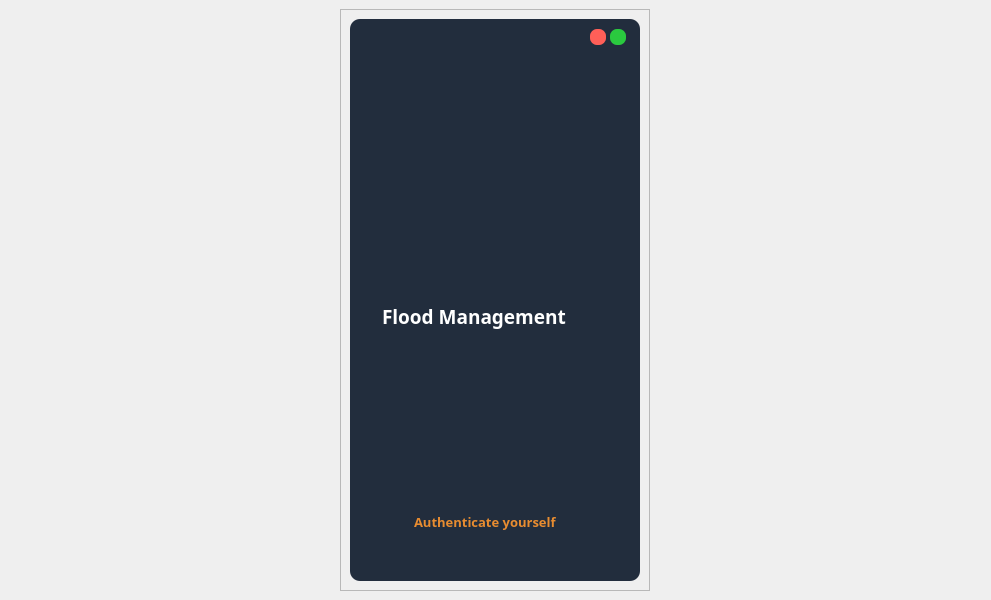
<?xml version="1.0" encoding="UTF-8"?>
<ui version="4.0">
 <class>MainWindow</class>
 <widget class="QMainWindow" name="MainWindow">
  <property name="geometry">
   <rect>
    <x>0</x>
    <y>0</y>
    <width>991</width>
    <height>600</height>
   </rect>
  </property>
  <property name="windowTitle">
   <string>MainWindow</string>
  </property>
  <widget class="QWidget" name="centralwidget">
   <layout class="QHBoxLayout" name="horizontalLayout">
    <item>
     <widget class="QFrame" name="login_slider">
      <property name="minimumSize">
       <size>
        <width>300</width>
        <height>0</height>
       </size>
      </property>
      <property name="maximumSize">
       <size>
        <width>310</width>
        <height>16777215</height>
       </size>
      </property>
      <property name="styleSheet">
       <string notr="true">background-color: None;</string>
      </property>
      <property name="frameShape">
       <enum>QFrame::StyledPanel</enum>
      </property>
      <property name="frameShadow">
       <enum>QFrame::Raised</enum>
      </property>
      <layout class="QHBoxLayout" name="horizontalLayout_2">
       <property name="spacing">
        <number>0</number>
       </property>
       <item>
        <widget class="QFrame" name="name_holder">
         <property name="minimumSize">
          <size>
           <width>290</width>
           <height>0</height>
          </size>
         </property>
         <property name="styleSheet">
          <string notr="true">background-color: rgb(34, 45, 61);

border-radius: 10px;






</string>
         </property>
         <property name="frameShape">
          <enum>QFrame::StyledPanel</enum>
         </property>
         <property name="frameShadow">
          <enum>QFrame::Raised</enum>
         </property>
         <widget class="QPlainTextEdit" name="plainTextEdit_3">
          <property name="geometry">
           <rect>
            <x>28</x>
            <y>280</y>
            <width>251</width>
            <height>41</height>
           </rect>
          </property>
          <property name="font">
           <font>
            <family>Century Gothic</family>
            <pointsize>14</pointsize>
            <weight>75</weight>
            <bold>true</bold>
           </font>
          </property>
          <property name="acceptDrops">
           <bool>false</bool>
          </property>
          <property name="styleSheet">
           <string notr="true">color: rgb(255, 255, 255);
background-color: rgba(255, 255, 255,0);</string>
          </property>
          <property name="readOnly">
           <bool>true</bool>
          </property>
          <property name="plainText">
           <string>Flood Management</string>
          </property>
         </widget>
         <widget class="QPlainTextEdit" name="plainTextEdit_4">
          <property name="geometry">
           <rect>
            <x>60</x>
            <y>490</y>
            <width>211</width>
            <height>41</height>
           </rect>
          </property>
          <property name="font">
           <font>
            <family>Century Gothic</family>
            <pointsize>10</pointsize>
            <weight>75</weight>
            <bold>true</bold>
           </font>
          </property>
          <property name="styleSheet">
           <string notr="true">

color: rgb(232, 140, 48);
background-color: rgba(255, 255, 255,0);</string>
          </property>
          <property name="readOnly">
           <bool>true</bool>
          </property>
          <property name="plainText">
           <string>Authenticate yourself</string>
          </property>
         </widget>
         <widget class="QPushButton" name="pushButton_3">
          <property name="geometry">
           <rect>
            <x>70</x>
            <y>380</y>
            <width>151</width>
            <height>111</height>
           </rect>
          </property>
          <property name="styleSheet">
           <string notr="true">QPushButton{
	image: url(:/prefix/icons/500-fingerprint-security-outline.png);
background-color:rgba(255,255,255,0);
	image: url(:/prefix/icons/500-fingerprint-security-outline.png);
}
</string>
          </property>
          <property name="text">
           <string/>
          </property>
          <property name="icon">
           <iconset>
            <normaloff>:/icons/500-fingerprint-security-outline.png</normaloff>:/icons/500-fingerprint-security-outline.png</iconset>
          </property>
          <property name="iconSize">
           <size>
            <width>120</width>
            <height>120</height>
           </size>
          </property>
         </widget>
         <widget class="QFrame" name="frame_2">
          <property name="geometry">
           <rect>
            <x>-10</x>
            <y>40</y>
            <width>301</width>
            <height>261</height>
           </rect>
          </property>
          <property name="styleSheet">
           <string notr="true">image: url(:/prefix/icons/403-museum-authority-outline.svg);

background-color: rgba(255, 255, 255, 0);</string>
          </property>
          <property name="frameShape">
           <enum>QFrame::StyledPanel</enum>
          </property>
          <property name="frameShadow">
           <enum>QFrame::Raised</enum>
          </property>
         </widget>
         <widget class="QPushButton" name="Minimize">
          <property name="geometry">
           <rect>
            <x>240</x>
            <y>10</y>
            <width>16</width>
            <height>16</height>
           </rect>
          </property>
          <property name="styleSheet">
           <string notr="true">QPushButton{
border-radius: 7px;
background-color: rgb(255, 95, 88);
}

QPushButton:hover{
	background-color: rgb(136, 47, 232);

}</string>
          </property>
          <property name="text">
           <string/>
          </property>
         </widget>
         <widget class="QPushButton" name="Close">
          <property name="geometry">
           <rect>
            <x>260</x>
            <y>10</y>
            <width>16</width>
            <height>16</height>
           </rect>
          </property>
          <property name="styleSheet">
           <string notr="true">QPushButton{
border-radius: 7px;
background-color: rgb(42, 201, 63);
}
QPushButton:hover{
	background-color: rgb(136, 47, 232);

}
</string>
          </property>
          <property name="text">
           <string/>
          </property>
         </widget>
        </widget>
       </item>
       <item>
        <widget class="QFrame" name="login_form">
         <property name="maximumSize">
          <size>
           <width>16777215</width>
           <height>500</height>
          </size>
         </property>
         <property name="styleSheet">
          <string notr="true">background-color: rgb(67, 82, 104);

border-radius:10px;</string>
         </property>
         <property name="frameShape">
          <enum>QFrame::StyledPanel</enum>
         </property>
         <property name="frameShadow">
          <enum>QFrame::Raised</enum>
         </property>
         <widget class="QLineEdit" name="username">
          <property name="geometry">
           <rect>
            <x>30</x>
            <y>250</y>
            <width>221</width>
            <height>41</height>
           </rect>
          </property>
          <property name="palette">
           <palette>
            <active>
             <colorrole role="WindowText">
              <brush brushstyle="SolidPattern">
               <color alpha="100">
                <red>255</red>
                <green>255</green>
                <blue>255</blue>
               </color>
              </brush>
             </colorrole>
             <colorrole role="Button">
              <brush brushstyle="SolidPattern">
               <color alpha="0">
                <red>255</red>
                <green>255</green>
                <blue>255</blue>
               </color>
              </brush>
             </colorrole>
             <colorrole role="Light">
              <brush brushstyle="SolidPattern">
               <color alpha="255">
                <red>255</red>
                <green>255</green>
                <blue>255</blue>
               </color>
              </brush>
             </colorrole>
             <colorrole role="Text">
              <brush brushstyle="SolidPattern">
               <color alpha="100">
                <red>255</red>
                <green>255</green>
                <blue>255</blue>
               </color>
              </brush>
             </colorrole>
             <colorrole role="ButtonText">
              <brush brushstyle="SolidPattern">
               <color alpha="100">
                <red>255</red>
                <green>255</green>
                <blue>255</blue>
               </color>
              </brush>
             </colorrole>
             <colorrole role="Base">
              <brush brushstyle="SolidPattern">
               <color alpha="0">
                <red>255</red>
                <green>255</green>
                <blue>255</blue>
               </color>
              </brush>
             </colorrole>
             <colorrole role="Window">
              <brush brushstyle="SolidPattern">
               <color alpha="0">
                <red>255</red>
                <green>255</green>
                <blue>255</blue>
               </color>
              </brush>
             </colorrole>
             <colorrole role="PlaceholderText">
              <brush brushstyle="SolidPattern">
               <color alpha="200">
                <red>255</red>
                <green>255</green>
                <blue>255</blue>
               </color>
              </brush>
             </colorrole>
            </active>
            <inactive>
             <colorrole role="WindowText">
              <brush brushstyle="SolidPattern">
               <color alpha="100">
                <red>255</red>
                <green>255</green>
                <blue>255</blue>
               </color>
              </brush>
             </colorrole>
             <colorrole role="Button">
              <brush brushstyle="SolidPattern">
               <color alpha="0">
                <red>255</red>
                <green>255</green>
                <blue>255</blue>
               </color>
              </brush>
             </colorrole>
             <colorrole role="Light">
              <brush brushstyle="SolidPattern">
               <color alpha="255">
                <red>255</red>
                <green>255</green>
                <blue>255</blue>
               </color>
              </brush>
             </colorrole>
             <colorrole role="Text">
              <brush brushstyle="SolidPattern">
               <color alpha="100">
                <red>255</red>
                <green>255</green>
                <blue>255</blue>
               </color>
              </brush>
             </colorrole>
             <colorrole role="ButtonText">
              <brush brushstyle="SolidPattern">
               <color alpha="100">
                <red>255</red>
                <green>255</green>
                <blue>255</blue>
               </color>
              </brush>
             </colorrole>
             <colorrole role="Base">
              <brush brushstyle="SolidPattern">
               <color alpha="0">
                <red>255</red>
                <green>255</green>
                <blue>255</blue>
               </color>
              </brush>
             </colorrole>
             <colorrole role="Window">
              <brush brushstyle="SolidPattern">
               <color alpha="0">
                <red>255</red>
                <green>255</green>
                <blue>255</blue>
               </color>
              </brush>
             </colorrole>
             <colorrole role="PlaceholderText">
              <brush brushstyle="SolidPattern">
               <color alpha="128">
                <red>0</red>
                <green>0</green>
                <blue>0</blue>
               </color>
              </brush>
             </colorrole>
            </inactive>
            <disabled>
             <colorrole role="WindowText">
              <brush brushstyle="SolidPattern">
               <color alpha="100">
                <red>255</red>
                <green>255</green>
                <blue>255</blue>
               </color>
              </brush>
             </colorrole>
             <colorrole role="Button">
              <brush brushstyle="SolidPattern">
               <color alpha="0">
                <red>255</red>
                <green>255</green>
                <blue>255</blue>
               </color>
              </brush>
             </colorrole>
             <colorrole role="Light">
              <brush brushstyle="SolidPattern">
               <color alpha="255">
                <red>255</red>
                <green>255</green>
                <blue>255</blue>
               </color>
              </brush>
             </colorrole>
             <colorrole role="Text">
              <brush brushstyle="SolidPattern">
               <color alpha="100">
                <red>255</red>
                <green>255</green>
                <blue>255</blue>
               </color>
              </brush>
             </colorrole>
             <colorrole role="ButtonText">
              <brush brushstyle="SolidPattern">
               <color alpha="100">
                <red>255</red>
                <green>255</green>
                <blue>255</blue>
               </color>
              </brush>
             </colorrole>
             <colorrole role="Base">
              <brush brushstyle="SolidPattern">
               <color alpha="0">
                <red>255</red>
                <green>255</green>
                <blue>255</blue>
               </color>
              </brush>
             </colorrole>
             <colorrole role="Window">
              <brush brushstyle="SolidPattern">
               <color alpha="0">
                <red>255</red>
                <green>255</green>
                <blue>255</blue>
               </color>
              </brush>
             </colorrole>
             <colorrole role="PlaceholderText">
              <brush brushstyle="SolidPattern">
               <color alpha="128">
                <red>0</red>
                <green>0</green>
                <blue>0</blue>
               </color>
              </brush>
             </colorrole>
            </disabled>
           </palette>
          </property>
          <property name="font">
           <font>
            <family>Georgia</family>
            <pointsize>12</pointsize>
            <weight>50</weight>
            <bold>false</bold>
            <kerning>true</kerning>
           </font>
          </property>
          <property name="styleSheet">
           <string notr="true">
QLineEdit
{
background-color: rgba(255, 255, 255, 0);
border: 1px solid rgba(0,0,0,0);
border-bottom-color: rgb(160, 197, 248);

color: rgba(255,255,255,100);
padding-bottom: 7px;

}

QLineEdit:hover
{
background-color: rgba(163, 163, 163, 50);

}
</string>
          </property>
          <property name="text">
           <string/>
          </property>
          <property name="echoMode">
           <enum>QLineEdit::Normal</enum>
          </property>
          <property name="alignment">
           <set>Qt::AlignBottom|Qt::AlignLeading|Qt::AlignLeft</set>
          </property>
          <property name="placeholderText">
           <string>Username</string>
          </property>
         </widget>
         <widget class="QPushButton" name="pushButton_2">
          <property name="geometry">
           <rect>
            <x>30</x>
            <y>430</y>
            <width>221</width>
            <height>40</height>
           </rect>
          </property>
          <property name="palette">
           <palette>
            <active>
             <colorrole role="Button">
              <brush brushstyle="SolidPattern">
               <color alpha="255">
                <red>34</red>
                <green>45</green>
                <blue>61</blue>
               </color>
              </brush>
             </colorrole>
             <colorrole role="ButtonText">
              <brush brushstyle="SolidPattern">
               <color alpha="255">
                <red>255</red>
                <green>255</green>
                <blue>255</blue>
               </color>
              </brush>
             </colorrole>
             <colorrole role="Base">
              <brush brushstyle="SolidPattern">
               <color alpha="255">
                <red>34</red>
                <green>45</green>
                <blue>61</blue>
               </color>
              </brush>
             </colorrole>
             <colorrole role="Window">
              <brush brushstyle="SolidPattern">
               <color alpha="255">
                <red>34</red>
                <green>45</green>
                <blue>61</blue>
               </color>
              </brush>
             </colorrole>
            </active>
            <inactive>
             <colorrole role="Button">
              <brush brushstyle="SolidPattern">
               <color alpha="255">
                <red>34</red>
                <green>45</green>
                <blue>61</blue>
               </color>
              </brush>
             </colorrole>
             <colorrole role="ButtonText">
              <brush brushstyle="SolidPattern">
               <color alpha="255">
                <red>255</red>
                <green>255</green>
                <blue>255</blue>
               </color>
              </brush>
             </colorrole>
             <colorrole role="Base">
              <brush brushstyle="SolidPattern">
               <color alpha="255">
                <red>34</red>
                <green>45</green>
                <blue>61</blue>
               </color>
              </brush>
             </colorrole>
             <colorrole role="Window">
              <brush brushstyle="SolidPattern">
               <color alpha="255">
                <red>34</red>
                <green>45</green>
                <blue>61</blue>
               </color>
              </brush>
             </colorrole>
            </inactive>
            <disabled>
             <colorrole role="Button">
              <brush brushstyle="SolidPattern">
               <color alpha="255">
                <red>34</red>
                <green>45</green>
                <blue>61</blue>
               </color>
              </brush>
             </colorrole>
             <colorrole role="ButtonText">
              <brush brushstyle="SolidPattern">
               <color alpha="255">
                <red>120</red>
                <green>120</green>
                <blue>120</blue>
               </color>
              </brush>
             </colorrole>
             <colorrole role="Base">
              <brush brushstyle="SolidPattern">
               <color alpha="255">
                <red>34</red>
                <green>45</green>
                <blue>61</blue>
               </color>
              </brush>
             </colorrole>
             <colorrole role="Window">
              <brush brushstyle="SolidPattern">
               <color alpha="255">
                <red>34</red>
                <green>45</green>
                <blue>61</blue>
               </color>
              </brush>
             </colorrole>
            </disabled>
           </palette>
          </property>
          <property name="font">
           <font>
            <family>Century Gothic</family>
            <pointsize>10</pointsize>
            <weight>75</weight>
            <bold>true</bold>
           </font>
          </property>
          <property name="styleSheet">
           <string notr="true">
QPushButton
{
	background-color: rgb(34, 45, 61);



}

QPushButton:hover
{
color: rgb(255,255,255);
	
	background-color: rgb(232, 140, 48);



border:2px solid rgba(0,0,0,50);

}
</string>
          </property>
          <property name="text">
           <string>LOGIN</string>
          </property>
         </widget>
         <widget class="QFrame" name="frame">
          <property name="geometry">
           <rect>
            <x>0</x>
            <y>10</y>
            <width>271</width>
            <height>181</height>
           </rect>
          </property>
          <property name="styleSheet">
           <string notr="true">image: url(:/prefix/icons/21-avatar-outline.png);
</string>
          </property>
          <property name="frameShape">
           <enum>QFrame::StyledPanel</enum>
          </property>
          <property name="frameShadow">
           <enum>QFrame::Raised</enum>
          </property>
         </widget>
         <widget class="QPlainTextEdit" name="plainTextEdit_2">
          <property name="geometry">
           <rect>
            <x>50</x>
            <y>180</y>
            <width>221</width>
            <height>41</height>
           </rect>
          </property>
          <property name="font">
           <font>
            <family>Century Gothic</family>
            <pointsize>12</pointsize>
            <weight>75</weight>
            <bold>true</bold>
           </font>
          </property>
          <property name="styleSheet">
           <string notr="true">
color: rgb(255, 255, 255);
background-color: rgba(255, 255, 255,0);</string>
          </property>
          <property name="plainText">
           <string>Authentication Hub</string>
          </property>
         </widget>
         <widget class="QLineEdit" name="password">
          <property name="geometry">
           <rect>
            <x>30</x>
            <y>330</y>
            <width>221</width>
            <height>41</height>
           </rect>
          </property>
          <property name="palette">
           <palette>
            <active>
             <colorrole role="WindowText">
              <brush brushstyle="SolidPattern">
               <color alpha="100">
                <red>255</red>
                <green>255</green>
                <blue>255</blue>
               </color>
              </brush>
             </colorrole>
             <colorrole role="Button">
              <brush brushstyle="SolidPattern">
               <color alpha="0">
                <red>255</red>
                <green>255</green>
                <blue>255</blue>
               </color>
              </brush>
             </colorrole>
             <colorrole role="Light">
              <brush brushstyle="SolidPattern">
               <color alpha="255">
                <red>255</red>
                <green>255</green>
                <blue>255</blue>
               </color>
              </brush>
             </colorrole>
             <colorrole role="Text">
              <brush brushstyle="SolidPattern">
               <color alpha="100">
                <red>255</red>
                <green>255</green>
                <blue>255</blue>
               </color>
              </brush>
             </colorrole>
             <colorrole role="ButtonText">
              <brush brushstyle="SolidPattern">
               <color alpha="100">
                <red>255</red>
                <green>255</green>
                <blue>255</blue>
               </color>
              </brush>
             </colorrole>
             <colorrole role="Base">
              <brush brushstyle="SolidPattern">
               <color alpha="0">
                <red>255</red>
                <green>255</green>
                <blue>255</blue>
               </color>
              </brush>
             </colorrole>
             <colorrole role="Window">
              <brush brushstyle="SolidPattern">
               <color alpha="0">
                <red>255</red>
                <green>255</green>
                <blue>255</blue>
               </color>
              </brush>
             </colorrole>
             <colorrole role="PlaceholderText">
              <brush brushstyle="SolidPattern">
               <color alpha="200">
                <red>255</red>
                <green>255</green>
                <blue>255</blue>
               </color>
              </brush>
             </colorrole>
            </active>
            <inactive>
             <colorrole role="WindowText">
              <brush brushstyle="SolidPattern">
               <color alpha="100">
                <red>255</red>
                <green>255</green>
                <blue>255</blue>
               </color>
              </brush>
             </colorrole>
             <colorrole role="Button">
              <brush brushstyle="SolidPattern">
               <color alpha="0">
                <red>255</red>
                <green>255</green>
                <blue>255</blue>
               </color>
              </brush>
             </colorrole>
             <colorrole role="Light">
              <brush brushstyle="SolidPattern">
               <color alpha="255">
                <red>255</red>
                <green>255</green>
                <blue>255</blue>
               </color>
              </brush>
             </colorrole>
             <colorrole role="Text">
              <brush brushstyle="SolidPattern">
               <color alpha="100">
                <red>255</red>
                <green>255</green>
                <blue>255</blue>
               </color>
              </brush>
             </colorrole>
             <colorrole role="ButtonText">
              <brush brushstyle="SolidPattern">
               <color alpha="100">
                <red>255</red>
                <green>255</green>
                <blue>255</blue>
               </color>
              </brush>
             </colorrole>
             <colorrole role="Base">
              <brush brushstyle="SolidPattern">
               <color alpha="0">
                <red>255</red>
                <green>255</green>
                <blue>255</blue>
               </color>
              </brush>
             </colorrole>
             <colorrole role="Window">
              <brush brushstyle="SolidPattern">
               <color alpha="0">
                <red>255</red>
                <green>255</green>
                <blue>255</blue>
               </color>
              </brush>
             </colorrole>
             <colorrole role="PlaceholderText">
              <brush brushstyle="SolidPattern">
               <color alpha="128">
                <red>0</red>
                <green>0</green>
                <blue>0</blue>
               </color>
              </brush>
             </colorrole>
            </inactive>
            <disabled>
             <colorrole role="WindowText">
              <brush brushstyle="SolidPattern">
               <color alpha="100">
                <red>255</red>
                <green>255</green>
                <blue>255</blue>
               </color>
              </brush>
             </colorrole>
             <colorrole role="Button">
              <brush brushstyle="SolidPattern">
               <color alpha="0">
                <red>255</red>
                <green>255</green>
                <blue>255</blue>
               </color>
              </brush>
             </colorrole>
             <colorrole role="Light">
              <brush brushstyle="SolidPattern">
               <color alpha="255">
                <red>255</red>
                <green>255</green>
                <blue>255</blue>
               </color>
              </brush>
             </colorrole>
             <colorrole role="Text">
              <brush brushstyle="SolidPattern">
               <color alpha="100">
                <red>255</red>
                <green>255</green>
                <blue>255</blue>
               </color>
              </brush>
             </colorrole>
             <colorrole role="ButtonText">
              <brush brushstyle="SolidPattern">
               <color alpha="100">
                <red>255</red>
                <green>255</green>
                <blue>255</blue>
               </color>
              </brush>
             </colorrole>
             <colorrole role="Base">
              <brush brushstyle="SolidPattern">
               <color alpha="0">
                <red>255</red>
                <green>255</green>
                <blue>255</blue>
               </color>
              </brush>
             </colorrole>
             <colorrole role="Window">
              <brush brushstyle="SolidPattern">
               <color alpha="0">
                <red>255</red>
                <green>255</green>
                <blue>255</blue>
               </color>
              </brush>
             </colorrole>
             <colorrole role="PlaceholderText">
              <brush brushstyle="SolidPattern">
               <color alpha="128">
                <red>0</red>
                <green>0</green>
                <blue>0</blue>
               </color>
              </brush>
             </colorrole>
            </disabled>
           </palette>
          </property>
          <property name="font">
           <font>
            <family>Georgia</family>
            <pointsize>12</pointsize>
            <weight>50</weight>
            <bold>false</bold>
            <kerning>true</kerning>
           </font>
          </property>
          <property name="styleSheet">
           <string notr="true">
QLineEdit
{
background-color: rgba(255, 255, 255, 0);
border: 1px solid rgba(0,0,0,0);
border-bottom-color: rgb(160, 197, 248);

color: rgba(255,255,255,100);
padding-bottom: 7px;

}

QLineEdit:hover
{
background-color: rgba(163, 163, 163, 50);

}
</string>
          </property>
          <property name="text">
           <string/>
          </property>
          <property name="echoMode">
           <enum>QLineEdit::Password</enum>
          </property>
          <property name="alignment">
           <set>Qt::AlignBottom|Qt::AlignLeading|Qt::AlignLeft</set>
          </property>
          <property name="placeholderText">
           <string>Password</string>
          </property>
         </widget>
         <widget class="QLineEdit" name="login_fail">
          <property name="geometry">
           <rect>
            <x>30</x>
            <y>390</y>
            <width>271</width>
            <height>31</height>
           </rect>
          </property>
          <property name="font">
           <font>
            <pointsize>9</pointsize>
           </font>
          </property>
          <property name="styleSheet">
           <string notr="true">background-color: rgba(255, 255, 255, 0);</string>
          </property>
          <property name="text">
           <string/>
          </property>
         </widget>
        </widget>
       </item>
      </layout>
     </widget>
    </item>
   </layout>
  </widget>
 </widget>
 <resources>
  <include location="icons.qrc"/>
 </resources>
 <connections/>
</ui>
